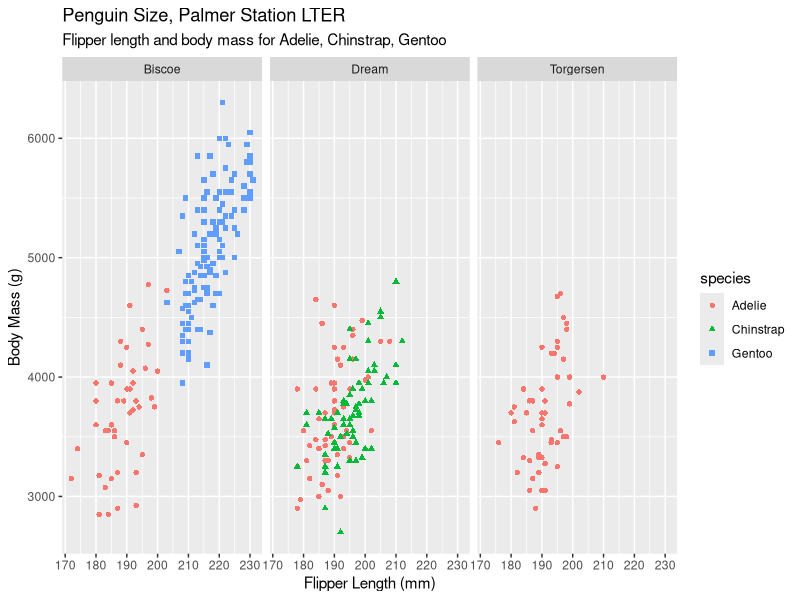
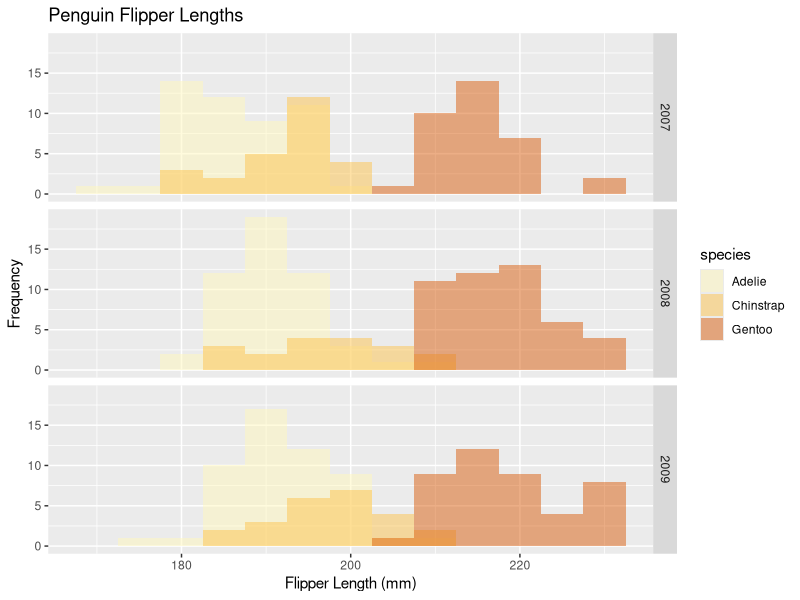

These charts were generated, in order, by the following R code:
#Class 4 Homework 

#First, load the libraries we want
library(palmerpenguins)
library(tidyverse)

#and let's make a working copy of the data 
happyfeet <- penguins

head(happyfeet)

ggplot(happyfeet, aes(x=flipper_length_mm, y=body_mass_g, color=species,
                      shape=species))+
  geom_point()+
  labs(x = "Flipper Length (mm)",
       y = "Body Mass (g)",
       title = "Penguin Size, Palmer Station LTER",
       subtitle = "Flipper length and body mass for Adelie, Chinstrap, Gentoo")+
  facet_grid(~ island)


ggplot(happyfeet, aes(x=flipper_length_mm, fill=species))+
  geom_histogram(alpha=0.5, position = "identity", binwidth=5)+
  labs(x = "Flipper Length (mm)",
       y = "Frequency",
       title = "Penguin Flipper Lengths")+
  facet_grid(year ~ .)+
  scale_fill_manual(values = c("#fff7bc", "#fec44f", "#d95f0e"))


